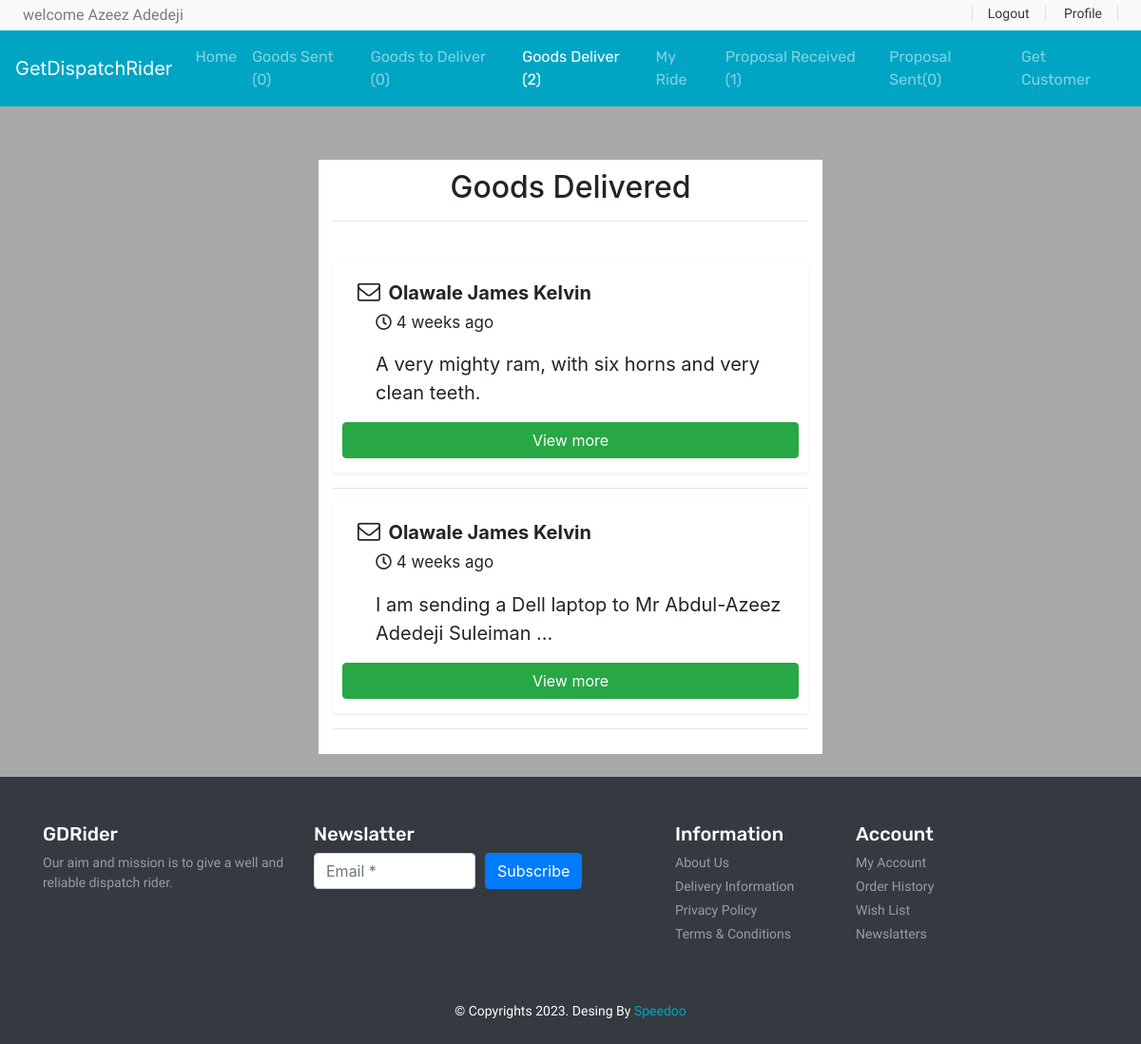
Screenshot of /goods-Delivered (signed in) with the database file from the repository.
### base/models.py (models this page shows, shortened)
class user(AbstractUser):
    username = models.CharField(max_length=20, blank=True, null=True)
    fullName = models.CharField(max_length=100)
    email = models.EmailField()
    phoneNumber = models.CharField(max_length=20, unique=True)
    ninslip = models.ImageField()
    verify = models.BooleanField(default=False)
    USERNAME_FIELD = 'phoneNumber'

class proposal(models.Model):
    id = models.UUIDField(default=uuid.uuid4, editable=False, primary_key=True)
    riderUsername = models.CharField(max_length=50, default='null')
    rideName = models.CharField(max_length=50, default='empty')
    riderEmail = models.EmailField()
    senderName = models.CharField(max_length=100, default='empty')
    riderPhoneNumber = models.CharField(max_length=20, default='empty')
    senderEmail = models.EmailField()
    senderPhoneNumber = models.CharField(max_length=20, default='empty')
    rideTrackId = models.CharField(max_length=100)
    rideType = models.CharField(max_length=50)
    goodsName = models.CharField(max_length=250)
    receiverName = models.CharField(max_length=250)
    receiverAddress = models.CharField(max_length=250)
    receiverPhoneNumber = models.CharField(max_length=50)
    amount = models.TextField()
    goodsDescription = models.TextField()
    deliveryPassword = models.CharField(max_length=10, blank='True', null='True')
    created = models.DateTimeField(auto_now_add=True)
    update = models.DateTimeField(auto_now=True)
    deliver = models.BooleanField(default=False)
    accepted = models.BooleanField(default=False)

### base/views.py (the view)
# urls.py: path('goods-Delivered', views.goodsDelivered, name='goodsDeliver'),
@login_required(login_url='base:login')
def goodsDelivered(request):
    getproposal = proposal.objects.filter(Q(riderUsername=request.user.phoneNumber) & Q(deliver=True)).order_by(
        '-update')
    proposalr = proposal.objects.filter(Q(riderUsername=request.user) & Q(accepted=False)).count
    proposals = proposal.objects.filter(Q(senderPhoneNumber=request.user.phoneNumber) & Q(accepted=False)).count
    goodsent = proposal.objects.filter(Q(senderPhoneNumber=request.user.phoneNumber)
                                       & Q(accepted=True)).count
    goodstosend = proposal.objects.filter(
        Q(riderUsername=request.user.phoneNumber) & Q(accepted=True) & Q(deliver=False)).count
    goodsdeliver = proposal.objects.filter(Q(riderUsername=request.user.phoneNumber)
                                           & Q(deliver=True)).count
    context = {'getproposal': getproposal, 'proposalr': proposalr, 'goodstosend': goodstosend, 'goodsent': goodsent,
               'proposals': proposals, 'goodsdeliver': goodsdeliver}
    return render(request, 'base/goodsDelivered.html', context)

### base/templates/base/goodsDelivered.html (shortened to what this page needs)
<div style="background-color: darkgrey;">
    {% extends 'base/navbar.html'%}
     {% block goods_deliver%}
                <li class="nav-item active">
                  <a class="nav-link" href="{% url 'base:goodsDeliver'%}">Goods Deliver ({{goodsdeliver}})</a>
                </li>
                  {% endblock%}
{%load static %}
{% block body%}
<div class="container">
        <div class="container" style="background-color: #fff; margin-top: 5%; padding: 10px 15px; width:fit-content ; height:fit-content">
            <div class="text-center">
                <h2>Goods Delivered</h2>
            </div>
           <hr/>
            <br/>
            {% for i in getproposal %}
            <div class="shadow-sm proposal">
                <i style="font-size:24px" class="fa ml-3">&#xf003;</i> <span class="ml-1" style="font-size: 20px; text-align: left;"><strong>{{i.senderName}}</strong> </span>
                <p class="mt-1" style="font-size: 17px; margin-left: 35px;"><i class='far fa-clock' ></i> {{i.update|timesince}} ago</p>
                <p style="font-size: 20px; margin-left: 35px;">{{i.goodsDescription|truncatewords:11}}</p>
                <a href="{% url 'base:delivered' i.id %}" style="width: 100%;" class="btn btn-success">View more</a>
            </div>
            <hr style="color: #333;"/>
            {% empty %}
            <h5>You have not delivered goods so far<br/> </h5>
                <br/>
            {%endfor%}
        </div>
    </div>
    {%endblock%}

### base/templates/base/navbar.html (shortened to what this page needs)
<!DOCTYPE html>
{% load static %}
<html lang="en">
<head>
     <link rel="stylesheet" href="https://stackpath.bootstrapcdn.com/bootstrap/4.4.1/css/bootstrap.min.css">
     <link rel="stylesheet" href="https://cdnjs.cloudflare.com/ajax/libs/OwlCarousel2/2.3.4/assets/owl.carousel.min.css" />
     <link rel="stylesheet" href="https://cdnjs.cloudflare.com/ajax/libs/OwlCarousel2/2.3.4/assets/owl.theme.default.min.css" />
      <link rel="stylesheet" href="https://cdnjs.cloudflare.com/ajax/libs/font-awesome/5.13.0/css/all.min.css" />
     <link rel="stylesheet" href="https://cdnjs.cloudflare.com/ajax/libs/font-awesome/4.7.0/css/font-awesome.min.css">
     <link rel="stylesheet" href="{% static 'base/style.css' %}">
</head>
<body onload="getLocation();">
 <header id="header" class="">
        <div class="strip d-flex justify-content-between px-4 py-1 bg-light" style="height:fit-content" >
            <p class="font-rale  text-black-50 m-0">welcome {{request.user.fullName}}</p>
            <div class="font-rale font-size-14">
                {% if request.user.is_authenticated%}
                <a href="{% url 'base:logout' %}" class="px-3 border-right border-left text-dark">Logout</a>
                <a href="" class="px-3 border-right text-dark">Profile</a>
                {%else%}
                  <a href="{% url 'base:login' %}" class="px-3 border-right border-left text-dark">Login</a>
                <a href="{%url 'base:signup' %}" class="px-3 border-right text-dark">SignUp</a>
                {%endif%}
            </div>
        </div>
        <nav class="navbar navbar-expand-lg navbar-dark color-second-bg ">
            <a class="navbar-brand" href="#">GetDispatchRider</a>
            <div class="collapse navbar-collapse" id="navbarNav">
              <ul class="navbar-nav m-auto font-rubik">
                {% block homes %}<li class="nav-item ">
                  <a class="nav-link" href="{% url 'base:index' %}">Home</a>
                </li>
                {%endblock%}
                  {% block good_sent%}
                <li class="nav-item">
                  <a class="nav-link" href="{% url 'base:goodSent'%}">Goods Sent ({{goodsent}})</a>
                </li>
                  {%endblock%}
                  {% block goods-to-deliver %}
                <li class="nav-item">
                  <a class="nav-link" href="{% url 'base:onDelivary' %}">Goods to Deliver ({{goodstosend}}) </a>
                </li>
                  {%endblock%}
                  {% block goods_deliver%}{% endblock%}
                  {%block my_ride%}
                <li class="nav-item">
                    <a class="nav-link" href="{% url 'base:my-ride'%}">My Ride</a>
                  </li>
                  {% endblock%}
                  {% block proposal_received%}
                  <li class="nav-item">
                    <a class="nav-link" href="{% url 'base:proposal-receive'%}">Proposal Received ({{proposalr}})</a>
                  </li>
                  {%endblock%}
                  {% block proposal-sent%}
                  <li class="nav-item">
                    <a class="nav-link" href="{% url 'base:proposalSent'%}">Proposal Sent({{proposals}})</a>
                  </li>
                  {%endblock%}
                   <li class="nav-item ">
                  <a class="nav-link" href="{% url 'base:index' %}">Get Customer</a>
                </li>
              </ul>
            </div>
          </nav>
    </header>
{%block body%}
{%endblock%}
 <br/>
 <footer id="footer" class="bg-dark text-white py-5">
          <div class="container">
            <div class="row">
              <div class="col-lg-3 col-12">
                <h4 class="font-rubik font-size-20">GDRider</h4>
                <p class="font-size-14 font-rale text-white-50">Our aim and mission is to give a well and reliable dispatch rider.</p>
              </div>
              <div class="col-lg-4 col-12">
                <h4 class="font-rubik font-size-20">Newslatter</h4>
                <form class="form-row">
                  <div class="col">
                    <input type="text" class="form-control" placeholder="Email *">
                  </div>
                  <div class="col">
                    <button type="submit" class="btn btn-primary mb-2">Subscribe</button>
                  </div>
                </form>
              </div>
              <div class="col-lg-2 col-12">
                <h4 class="font-rubik font-size-20">Information</h4>
                <div class="d-flex flex-column flex-wrap">
                  <a href="#" class="font-rale font-size-14 text-white-50 pb-1">About Us</a>
                  <a href="#" class="font-rale font-size-14 text-white-50 pb-1">Delivery Information</a>
                  <a href="#" class="font-rale font-size-14 text-white-50 pb-1">Privacy Policy</a>
                  <a href="#" class="font-rale font-size-14 text-white-50 pb-1">Terms & Conditions</a>
                </div>
              </div>
              <div class="col-lg-2 col-12">
                <h4 class="font-rubik font-size-20">Account</h4>
                <div class="d-flex flex-column flex-wrap">
                  <a href="#" class="font-rale font-size-14 text-white-50 pb-1">My Account</a>
                  <a href="#" class="font-rale font-size-14 text-white-50 pb-1">Order History</a>
                  <a href="#" class="font-rale font-size-14 text-white-50 pb-1">Wish List</a>
                  <a href="#" class="font-rale font-size-14 text-white-50 pb-1">Newslatters</a>
                </div>
              </div>
            </div>
          </div>
        </footer>
        <div class="copyright text-center bg-dark text-white py-2">
          <p class="font-rale font-size-14">&copy; Copyrights 2023. Desing By <a href="#" class="color-second">Speedoo</a></p>
        </div>
</body>
</html>

### base/static/base/style.css (style rules this page uses)
button, button:focus { outline: none !important; box-shadow: none !important; }
.font-rale { font-family: "Raleway", cursive; }
.font-rubik { font-family: "Rubik", cursive; }
.font-size-14 { font-size: 14px; }
.font-size-20 { font-size: 20px; }
.color-second { color: #00A5C4; }
.color-second-bg { background: #00A5C4; }
.proposal { width: 500px; padding: 15px 10px; margin-top: 5px; display: block; }

### rows the page displays
user: user.fullName "Azeez Adedeji"
proposal: senderName "Olawale James Kelvin", update "4 weeks", goodsDescription "A very mighty ram, with six horns and very clean teeth."
proposal: senderName "Olawale James Kelvin", update "4 weeks", goodsDescription "I am sending a Dell laptop to Mr Abdul-Azeez Adedeji Suleiman …"

### other values shown
{{ goodsent }} "0"
{{ goodstosend }} "0"
{{ goodsdeliver }} "2"
{{ proposalr }} "1"
{{ proposals }} "0"
